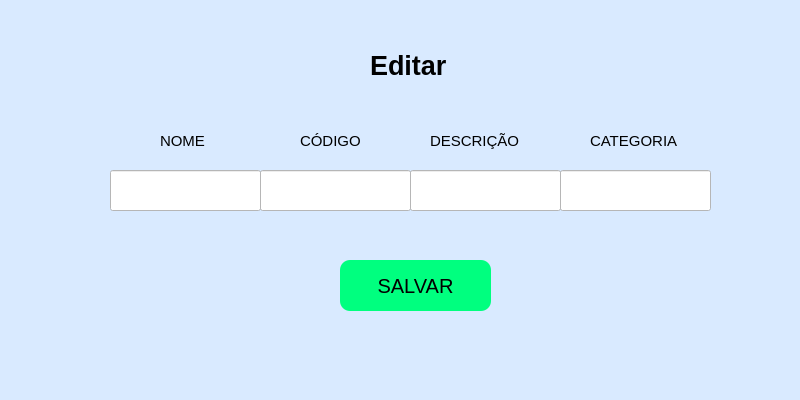
<?xml version="1.0" encoding="UTF-8"?>
<ui version="4.0">
 <class>MainWindow</class>
 <widget class="QMainWindow" name="MainWindow">
  <property name="geometry">
   <rect>
    <x>0</x>
    <y>0</y>
    <width>800</width>
    <height>400</height>
   </rect>
  </property>
  <property name="minimumSize">
   <size>
    <width>800</width>
    <height>400</height>
   </size>
  </property>
  <property name="maximumSize">
   <size>
    <width>800</width>
    <height>400</height>
   </size>
  </property>
  <property name="windowTitle">
   <string>MainWindow</string>
  </property>
  <property name="styleSheet">
   <string notr="true">background-color: rgb(217, 234, 255);</string>
  </property>
  <widget class="QWidget" name="centralwidget">
   <widget class="QLabel" name="label">
    <property name="geometry">
     <rect>
      <x>370</x>
      <y>30</y>
      <width>101</width>
      <height>71</height>
     </rect>
    </property>
    <property name="font">
     <font>
      <family>Arial</family>
      <pointsize>20</pointsize>
      <weight>75</weight>
      <bold>true</bold>
     </font>
    </property>
    <property name="text">
     <string>Editar</string>
    </property>
   </widget>
   <widget class="QLineEdit" name="lineEdit">
    <property name="geometry">
     <rect>
      <x>110</x>
      <y>170</y>
      <width>151</width>
      <height>41</height>
     </rect>
    </property>
    <property name="styleSheet">
     <string notr="true">background-color: rgb(255, 255, 255);</string>
    </property>
   </widget>
   <widget class="QLineEdit" name="lineEdit_2">
    <property name="geometry">
     <rect>
      <x>260</x>
      <y>170</y>
      <width>151</width>
      <height>41</height>
     </rect>
    </property>
    <property name="styleSheet">
     <string notr="true">background-color: rgb(255, 255, 255);</string>
    </property>
   </widget>
   <widget class="QLineEdit" name="lineEdit_3">
    <property name="geometry">
     <rect>
      <x>410</x>
      <y>170</y>
      <width>151</width>
      <height>41</height>
     </rect>
    </property>
    <property name="styleSheet">
     <string notr="true">background-color: rgb(255, 255, 255);</string>
    </property>
   </widget>
   <widget class="QLineEdit" name="lineEdit_4">
    <property name="geometry">
     <rect>
      <x>560</x>
      <y>170</y>
      <width>151</width>
      <height>41</height>
     </rect>
    </property>
    <property name="styleSheet">
     <string notr="true">background-color: rgb(255, 255, 255);</string>
    </property>
   </widget>
   <widget class="QLabel" name="label_2">
    <property name="geometry">
     <rect>
      <x>160</x>
      <y>130</y>
      <width>51</width>
      <height>21</height>
     </rect>
    </property>
    <property name="font">
     <font>
      <family>Arial</family>
      <pointsize>11</pointsize>
     </font>
    </property>
    <property name="text">
     <string>NOME</string>
    </property>
   </widget>
   <widget class="QLabel" name="label_3">
    <property name="geometry">
     <rect>
      <x>300</x>
      <y>130</y>
      <width>71</width>
      <height>21</height>
     </rect>
    </property>
    <property name="font">
     <font>
      <family>Arial</family>
      <pointsize>11</pointsize>
     </font>
    </property>
    <property name="text">
     <string>CÓDIGO</string>
    </property>
   </widget>
   <widget class="QLabel" name="label_4">
    <property name="geometry">
     <rect>
      <x>430</x>
      <y>130</y>
      <width>111</width>
      <height>21</height>
     </rect>
    </property>
    <property name="font">
     <font>
      <family>Arial</family>
      <pointsize>11</pointsize>
     </font>
    </property>
    <property name="text">
     <string>DESCRIÇÃO</string>
    </property>
   </widget>
   <widget class="QLabel" name="label_5">
    <property name="geometry">
     <rect>
      <x>590</x>
      <y>130</y>
      <width>111</width>
      <height>21</height>
     </rect>
    </property>
    <property name="font">
     <font>
      <family>Arial</family>
      <pointsize>11</pointsize>
     </font>
    </property>
    <property name="text">
     <string>CATEGORIA</string>
    </property>
   </widget>
   <widget class="QPushButton" name="pushButton">
    <property name="geometry">
     <rect>
      <x>340</x>
      <y>260</y>
      <width>151</width>
      <height>51</height>
     </rect>
    </property>
    <property name="font">
     <font>
      <pointsize>15</pointsize>
     </font>
    </property>
    <property name="styleSheet">
     <string notr="true">background-color: rgb(0, 255, 127);
border-radius: 10px;</string>
    </property>
    <property name="text">
     <string>SALVAR</string>
    </property>
   </widget>
  </widget>
  <widget class="QStatusBar" name="statusbar"/>
 </widget>
 <resources/>
 <connections/>
</ui>
